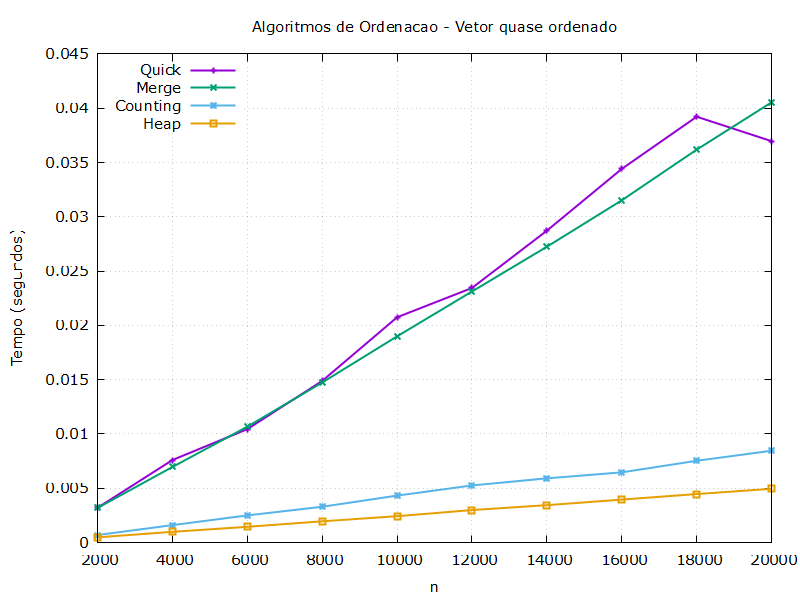

Generate this figure with gnuplot:
set terminal pngcairo enhanced font 'Verdana,11' size 800, 600
set output 'comparacaoQuaseOrdMenores.png'

set title 'Algoritmos de Ordenacao - Vetor quase ordenado'
set xlabel 'n'
set ylabel 'Tempo (segundos)'

n = 1
Selection = 2
Insertion = 3
Merge = 4
Heap = 5
Quick = 6
Counting = 7

set grid
set key left top

plot 'comparacaoQuaseOrd.dat' using n:Quick with linespoints  lw 2 title 'Quick', \
     'comparacaoQuaseOrd.dat' using n:Merge with linespoints  lw 2 title 'Merge', \
     'comparacaoQuaseOrd.dat' using n:Counting with linespoints  lw 2 title 'Counting', \
     'comparacaoQuaseOrd.dat' using n:Heap with linespoints  lw 2 title 'Heap'